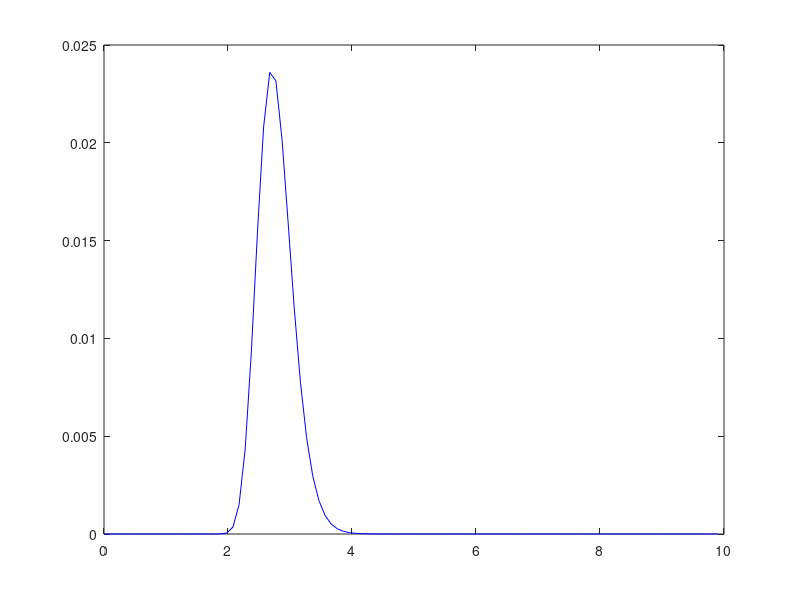

Here is the MATLAB script that generated this plot:

rhoz_vec_SW = [...
0.000000000000000000e+00
0.000000000000000000e+00
0.000000000000000000e+00
0.000000000000000000e+00
0.000000000000000000e+00
0.000000000000000000e+00
0.000000000000000000e+00
0.000000000000000000e+00
0.000000000000000000e+00
0.000000000000000000e+00
0.000000000000000000e+00
0.000000000000000000e+00
0.000000000000000000e+00
0.000000000000000000e+00
0.000000000000000000e+00
0.000000000000000000e+00
1.383352893333333385e-11
9.799990908000000847e-10
5.630920886314253284e-08
1.181740257226529299e-06
1.313573930668698982e-05
8.614458635769425842e-05
3.627629266858657187e-04
1.054073533816885866e-03
2.254436175838855916e-03
3.745084355899143576e-03
5.049982292393344514e-03
5.726187535241623362e-03
5.621730963993906531e-03
4.895714911785240854e-03
3.856705629019903641e-03
2.792461517623713845e-03
1.883022062604379617e-03
1.195857377829169900e-03
7.217985924097418708e-04
4.168564875436756327e-04
2.319225518782435367e-04
1.248058634732374594e-04
6.538620693671796523e-05
3.342810711724276859e-05
1.674468378795854453e-05
8.236951211073100871e-06
3.984738897766513262e-06
1.905398937869404422e-06
9.099341239636970946e-07
4.235832740988214843e-07
2.013344960152678953e-07
9.481814464178082544e-08
4.723822625530467224e-08
2.290172106334285684e-08
1.195426372310475963e-08
6.513199489847618659e-09
4.355123727971427250e-09
3.476195938742856859e-09
2.545772806542857251e-09
1.887202935285714596e-09
1.669386602819047361e-09
1.395655438123809481e-09
1.394899373476190436e-09
9.013664987809524794e-10
9.092910355428572630e-10
8.525880851238096015e-10
7.722321933714285982e-10
6.373152210666667023e-10
6.759254163428572156e-10
5.820263563142856667e-10
2.928533751714285988e-10
1.527702759142857457e-10
2.505665567142857063e-10
2.566527815714285776e-10
2.429700883999999756e-10
1.112131257523809549e-10
1.623257242000000294e-10
7.879096907619047257e-11
9.438739150476189119e-11
4.330496013333332906e-11
5.708569654285714579e-11
7.277639131428571997e-11
3.484307142857143398e-11
5.413120009523808547e-11
2.646414233333333505e-11
0.000000000000000000e+00
0.000000000000000000e+00
9.021866695238095617e-12
0.000000000000000000e+00
0.000000000000000000e+00
0.000000000000000000e+00
0.000000000000000000e+00
0.000000000000000000e+00
0.000000000000000000e+00
0.000000000000000000e+00
0.000000000000000000e+00
0.000000000000000000e+00
0.000000000000000000e+00
0.000000000000000000e+00
0.000000000000000000e+00
0.000000000000000000e+00
0.000000000000000000e+00
0.000000000000000000e+00
0.000000000000000000e+00
0.000000000000000000e+00];

z_vec_SW = [0 : length(rhoz_vec_SW)-1]*9.900990e-02;

figure(1); plot(z_vec_SW,rhoz_vec_SW*0.0236/max(rhoz_vec_SW),'b')
